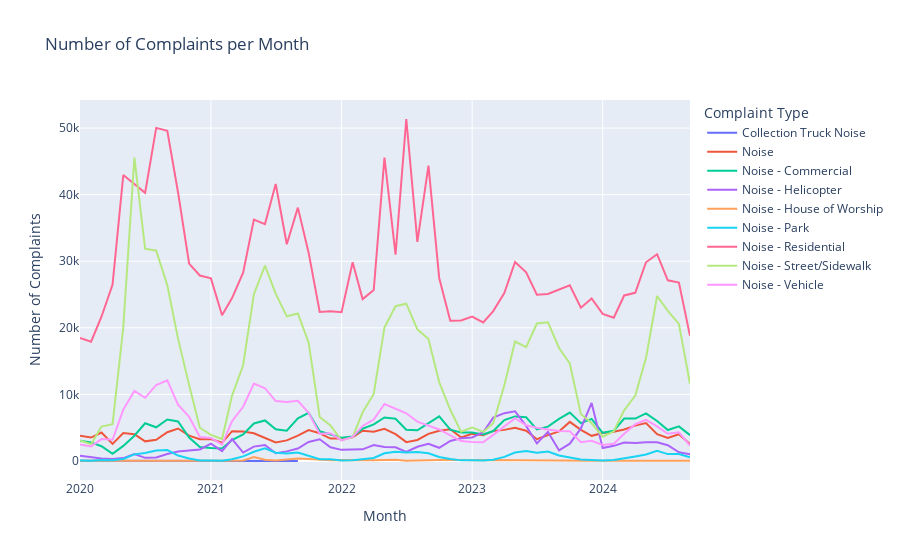

Notebook code for this chart:
### Code cell
# Convert 'Created Date' to datetime and then to monthly period
data.loc[:, 'Created Date'] = pd.to_datetime(data['Created Date']).dt.to_period('M')

# Group the data by 'Created Date' (monthly) and 'Complaint Type', counting the occurrences
complaint_data = data.groupby(['Created Date', 'Complaint Type']).size().unstack()

# Create the interactive line plot using plotly.express
fig = px.line(complaint_data, 
              x=complaint_data.index.astype(str),  # Convert monthly period to string for better x-axis labels
              y=complaint_data.columns,
              labels={'value': 'Number of Complaints', 'index': 'Month'},
              title='Number of Complaints per Month')

# Customize the layout for better display
fig.update_layout(xaxis_title='Month', yaxis_title='Number of Complaints')

# Show the plot
fig.show()

### Figure 1 — Plotly figure (JSON) as saved in the notebook; plotly's stock layout.template omitted (floating-point values rounded to 4 significant figures)
{"data": [{"hovertemplate": "Complaint Type=Collection Truck Noise<br>x=%{x}<br>Number of Complaints=%{y}<extra></extra>", "legendgroup": "Collection Truck Noise", "line": {"color": "#636efa", "dash": "solid"}, "marker": {"symbol": "circle"}, "mode": "lines", "name": "Collection Truck Noise", "orientation": "v", "showlegend": true, "type": "scatter", "x": ["2020-01", "2020-02", "2020-03", "2020-04", "2020-05", "2020-06", "2020-07", "2020-08", "2020-09", "2020-10", "2020-11", "2020-12", "2021-01", "2021-02", "2021-03", "2021-04", "2021-05", "2021-06", "2021-07", "2021-08", "2021-09", "2021-10", "2021-11", "2021-12", "2022-01", "2022-02", "2022-03", "2022-04", "2022-05", "2022-06", "2022-07", "2022-08", "2022-09", "2022-10", "2022-11", "2022-12", "2023-01", "2023-02", "2023-03", "2023-04", "2023-05", "2023-06", "2023-07", "2023-08", "2023-09", "2023-10", "2023-11", "2023-12", "2024-01", "2024-02", "2024-03", "2024-04", "2024-05", "2024-06", "2024-07", "2024-08", "2024-09"], "xaxis": "x", "y": [30, 23, 16, 18, 35, 48, 13, 20, 21, 42, 28, 20, 14, 11, 22, 25, 19, 14, 3, 7, 3, null, null, null, null, null, null, null, null, null, null, null, null, null, null, null, null, null, null, null, null, null, null, null, null, null, null, null, null, null, null, null, null, null, null, null, null], "yaxis": "y"}, {"hovertemplate": "Complaint Type=Noise<br>x=%{x}<br>Number of Complaints=%{y}<extra></extra>", "legendgroup": "Noise", "line": {"color": "#EF553B", "dash": "solid"}, "marker": {"symbol": "circle"}, "mode": "lines", "name": "Noise", "orientation": "v", "showlegend": true, "type": "scatter", "x": ["2020-01", "2020-02", "2020-03", "2020-04", "2020-05", "2020-06", "2020-07", "2020-08", "2020-09", "2020-10", "2020-11", "2020-12", "2021-01", "2021-02", "2021-03", "2021-04", "2021-05", "2021-06", "2021-07", "2021-08", "2021-09", "2021-10", "2021-11", "2021-12", "2022-01", "2022-02", "2022-03", "2022-04", "2022-05", "2022-06", "2022-07", "2022-08", "2022-09", "2022-10", "2022-11", "2022-12", "2023-01", "2023-02", "2023-03", "2023-04", "2023-05", "2023-06", "2023-07", "2023-08", "2023-09", "2023-10", "2023-11", "2023-12", "2024-01", "2024-02", "2024-03", "2024-04", "2024-05", "2024-06", "2024-07", "2024-08", "2024-09"], "xaxis": "x", "y": [3779, 3521, 4281, 2577, 4218, 4021, 2952, 3178, 4320, 4881, 3820, 3266, 3305, 2736, 4475, 4445, 4175, 3524, 2784, 3100, 3821, 4646, 4164, 3364, 3394, 3562, 4556, 4398, 4849, 4042, 2840, 3168, 4073, 4556, 4773, 3549, 4086, 3863, 4516, 4676, 5007, 4548, 3279, 3895, 4438, 5877, 4670, 3786, 4208, 4394, 4741, 5318, 5703, 4026, 3468, 4030, 2557], "yaxis": "y"}, {"hovertemplate": "Complaint Type=Noise - Commercial<br>x=%{x}<br>Number of Complaints=%{y}<extra></extra>", "legendgroup": "Noise - Commercial", "line": {"color": "#00cc96", "dash": "solid"}, "marker": {"symbol": "circle"}, "mode": "lines", "name": "Noise - Commercial", "orientation": "v", "showlegend": true, "type": "scatter", "x": ["2020-01", "2020-02", "2020-03", "2020-04", "2020-05", "2020-06", "2020-07", "2020-08", "2020-09", "2020-10", "2020-11", "2020-12", "2021-01", "2021-02", "2021-03", "2021-04", "2021-05", "2021-06", "2021-07", "2021-08", "2021-09", "2021-10", "2021-11", "2021-12", "2022-01", "2022-02", "2022-03", "2022-04", "2022-05", "2022-06", "2022-07", "2022-08", "2022-09", "2022-10", "2022-11", "2022-12", "2023-01", "2023-02", "2023-03", "2023-04", "2023-05", "2023-06", "2023-07", "2023-08", "2023-09", "2023-10", "2023-11", "2023-12", "2024-01", "2024-02", "2024-03", "2024-04", "2024-05", "2024-06", "2024-07", "2024-08", "2024-09"], "xaxis": "x", "y": [3053, 2804, 2222, 1073, 2270, 3805, 5675, 5066, 6241, 5945, 3536, 2089, 1950, 1879, 3156, 3983, 5633, 6093, 4770, 4552, 6398, 7244, 4459, 3991, 3501, 3675, 4847, 5500, 6542, 6349, 4710, 4608, 5722, 6711, 4701, 4274, 4298, 3993, 4504, 6154, 6700, 6563, 4739, 5167, 6316, 7271, 5688, 6320, 4237, 4552, 6376, 6380, 7160, 6013, 4655, 5203, 3885], "yaxis": "y"}, {"hovertemplate": "Complaint Type=Noise - Helicopter<br>x=%{x}<br>Number of Complaints=%{y}<extra></extra>", "legendgroup": "Noise - Helicopter", "line": {"color": "#ab63fa", "dash": "solid"}, "marker": {"symbol": "circle"}, "mode": "lines", "name": "Noise - Helicopter", "orientation": "v", "showlegend": true, "type": "scatter", "x": ["2020-01", "2020-02", "2020-03", "2020-04", "2020-05", "2020-06", "2020-07", "2020-08", "2020-09", "2020-10", "2020-11", "2020-12", "2021-01", "2021-02", "2021-03", "2021-04", "2021-05", "2021-06", "2021-07", "2021-08", "2021-09", "2021-10", "2021-11", "2021-12", "2022-01", "2022-02", "2022-03", "2022-04", "2022-05", "2022-06", "2022-07", "2022-08", "2022-09", "2022-10", "2022-11", "2022-12", "2023-01", "2023-02", "2023-03", "2023-04", "2023-05", "2023-06", "2023-07", "2023-08", "2023-09", "2023-10", "2023-11", "2023-12", "2024-01", "2024-02", "2024-03", "2024-04", "2024-05", "2024-06", "2024-07", "2024-08", "2024-09"], "xaxis": "x", "y": [811, 588, 371, 289, 438, 1060, 474, 539, 1065, 1443, 1541, 1739, 2615, 1480, 3292, 1275, 2166, 2415, 1158, 1446, 1881, 2857, 3271, 2060, 1677, 1740, 1755, 2412, 2097, 2062, 1362, 2134, 2571, 1988, 3004, 3416, 3536, 4324, 6517, 7187, 7459, 5269, 2642, 4369, 1589, 2605, 4896, 8724, 1945, 2281, 2777, 2710, 2833, 2808, 2382, 1317, 1033], "yaxis": "y"}, {"hovertemplate": "Complaint Type=Noise - House of Worship<br>x=%{x}<br>Number of Complaints=%{y}<extra></extra>", "legendgroup": "Noise - House of Worship", "line": {"color": "#FFA15A", "dash": "solid"}, "marker": {"symbol": "circle"}, "mode": "lines", "name": "Noise - House of Worship", "orientation": "v", "showlegend": true, "type": "scatter", "x": ["2020-01", "2020-02", "2020-03", "2020-04", "2020-05", "2020-06", "2020-07", "2020-08", "2020-09", "2020-10", "2020-11", "2020-12", "2021-01", "2021-02", "2021-03", "2021-04", "2021-05", "2021-06", "2021-07", "2021-08", "2021-09", "2021-10", "2021-11", "2021-12", "2022-01", "2022-02", "2022-03", "2022-04", "2022-05", "2022-06", "2022-07", "2022-08", "2022-09", "2022-10", "2022-11", "2022-12", "2023-01", "2023-02", "2023-03", "2023-04", "2023-05", "2023-06", "2023-07", "2023-08", "2023-09", "2023-10", "2023-11", "2023-12", "2024-01", "2024-02", "2024-03", "2024-04", "2024-05", "2024-06", "2024-07", "2024-08", "2024-09"], "xaxis": "x", "y": [26, 34, 46, 71, 59, 48, 34, 36, 66, 95, 50, 55, 41, 32, 32, 94, 601, 193, 61, 187, 388, 311, 164, 115, 169, 108, 75, 99, 162, 198, 56, 58, 113, 136, 198, 140, 111, 163, 145, 181, 162, 110, 53, 78, 77, 72, 48, 45, 50, 53, 68, 111, 112, 114, 67, 73, 51], "yaxis": "y"}, {"hovertemplate": "Complaint Type=Noise - Park<br>x=%{x}<br>Number of Complaints=%{y}<extra></extra>", "legendgroup": "Noise - Park", "line": {"color": "#19d3f3", "dash": "solid"}, "marker": {"symbol": "circle"}, "mode": "lines", "name": "Noise - Park", "orientation": "v", "showlegend": true, "type": "scatter", "x": ["2020-01", "2020-02", "2020-03", "2020-04", "2020-05", "2020-06", "2020-07", "2020-08", "2020-09", "2020-10", "2020-11", "2020-12", "2021-01", "2021-02", "2021-03", "2021-04", "2021-05", "2021-06", "2021-07", "2021-08", "2021-09", "2021-10", "2021-11", "2021-12", "2022-01", "2022-02", "2022-03", "2022-04", "2022-05", "2022-06", "2022-07", "2022-08", "2022-09", "2022-10", "2022-11", "2022-12", "2023-01", "2023-02", "2023-03", "2023-04", "2023-05", "2023-06", "2023-07", "2023-08", "2023-09", "2023-10", "2023-11", "2023-12", "2024-01", "2024-02", "2024-03", "2024-04", "2024-05", "2024-06", "2024-07", "2024-08", "2024-09"], "xaxis": "x", "y": [64, 49, 162, 118, 302, 997, 1221, 1573, 1645, 818, 393, 96, 71, 43, 278, 692, 1383, 1894, 1238, 1142, 1287, 810, 270, 255, 62, 121, 286, 463, 1167, 1387, 1286, 1354, 1157, 596, 303, 97, 118, 96, 200, 618, 1280, 1519, 1241, 1411, 839, 578, 234, 152, 84, 140, 360, 686, 992, 1528, 1037, 1050, 569], "yaxis": "y"}, {"hovertemplate": "Complaint Type=Noise - Residential<br>x=%{x}<br>Number of Complaints=%{y}<extra></extra>", "legendgroup": "Noise - Residential", "line": {"color": "#FF6692", "dash": "solid"}, "marker": {"symbol": "circle"}, "mode": "lines", "name": "Noise - Residential", "orientation": "v", "showlegend": true, "type": "scatter", "x": ["2020-01", "2020-02", "2020-03", "2020-04", "2020-05", "2020-06", "2020-07", "2020-08", "2020-09", "2020-10", "2020-11", "2020-12", "2021-01", "2021-02", "2021-03", "2021-04", "2021-05", "2021-06", "2021-07", "2021-08", "2021-09", "2021-10", "2021-11", "2021-12", "2022-01", "2022-02", "2022-03", "2022-04", "2022-05", "2022-06", "2022-07", "2022-08", "2022-09", "2022-10", "2022-11", "2022-12", "2023-01", "2023-02", "2023-03", "2023-04", "2023-05", "2023-06", "2023-07", "2023-08", "2023-09", "2023-10", "2023-11", "2023-12", "2024-01", "2024-02", "2024-03", "2024-04", "2024-05", "2024-06", "2024-07", "2024-08", "2024-09"], "xaxis": "x", "y": [18467, 17924, 21669, 26499, 42945, 41657, 40269, 50029, 49592, 40367, 29655, 27863, 27429, 21898, 24471, 28300, 36246, 35576, 41602, 32561, 38054, 31291, 22379, 22480, 22341, 29852, 24313, 25669, 45555, 31002, 51364, 32909, 44350, 27492, 21052, 21110, 21703, 20820, 22519, 25214, 29898, 28333, 24968, 25095, 25805, 26395, 23027, 24417, 22090, 21511, 24861, 25260, 29848, 31058, 27138, 26797, 18802], "yaxis": "y"}, {"hovertemplate": "Complaint Type=Noise - Street/Sidewalk<br>x=%{x}<br>Number of Complaints=%{y}<extra></extra>", "legendgroup": "Noise - Street/Sidewalk", "line": {"color": "#B6E880", "dash": "solid"}, "marker": {"symbol": "circle"}, "mode": "lines", "name": "Noise - Street/Sidewalk", "orientation": "v", "showlegend": true, "type": "scatter", "x": ["2020-01", "2020-02", "2020-03", "2020-04", "2020-05", "2020-06", "2020-07", "2020-08", "2020-09", "2020-10", "2020-11", "2020-12", "2021-01", "2021-02", "2021-03", "2021-04", "2021-05", "2021-06", "2021-07", "2021-08", "2021-09", "2021-10", "2021-11", "2021-12", "2022-01", "2022-02", "2022-03", "2022-04", "2022-05", "2022-06", "2022-07", "2022-08", "2022-09", "2022-10", "2022-11", "2022-12", "2023-01", "2023-02", "2023-03", "2023-04", "2023-05", "2023-06", "2023-07", "2023-08", "2023-09", "2023-10", "2023-11", "2023-12", "2024-01", "2024-02", "2024-03", "2024-04", "2024-05", "2024-06", "2024-07", "2024-08", "2024-09"], "xaxis": "x", "y": [3097, 2512, 5181, 5531, 20063, 45566, 31889, 31588, 26405, 18384, 11422, 4996, 3915, 3300, 9818, 14381, 25044, 29350, 25127, 21729, 22156, 17787, 6612, 5347, 3089, 3580, 7323, 10070, 20062, 23247, 23624, 19770, 18328, 11856, 7698, 4391, 5036, 4367, 5669, 11370, 17947, 17087, 20645, 20833, 16977, 14656, 7065, 5664, 3647, 4466, 7602, 9820, 15457, 24779, 22539, 20595, 11566], "yaxis": "y"}, {"hovertemplate": "Complaint Type=Noise - Vehicle<br>x=%{x}<br>Number of Complaints=%{y}<extra></extra>", "legendgroup": "Noise - Vehicle", "line": {"color": "#FF97FF", "dash": "solid"}, "marker": {"symbol": "circle"}, "mode": "lines", "name": "Noise - Vehicle", "orientation": "v", "showlegend": true, "type": "scatter", "x": ["2020-01", "2020-02", "2020-03", "2020-04", "2020-05", "2020-06", "2020-07", "2020-08", "2020-09", "2020-10", "2020-11", "2020-12", "2021-01", "2021-02", "2021-03", "2021-04", "2021-05", "2021-06", "2021-07", "2021-08", "2021-09", "2021-10", "2021-11", "2021-12", "2022-01", "2022-02", "2022-03", "2022-04", "2022-05", "2022-06", "2022-07", "2022-08", "2022-09", "2022-10", "2022-11", "2022-12", "2023-01", "2023-02", "2023-03", "2023-04", "2023-05", "2023-06", "2023-07", "2023-08", "2023-09", "2023-10", "2023-11", "2023-12", "2024-01", "2024-02", "2024-03", "2024-04", "2024-05", "2024-06", "2024-07", "2024-08", "2024-09"], "xaxis": "x", "y": [2495, 2202, 3293, 3194, 7723, 10522, 9493, 11422, 12119, 8457, 6651, 3597, 3461, 2474, 5979, 8149, 11637, 10932, 9002, 8867, 9053, 7249, 4078, 4184, 3103, 3631, 5264, 6220, 8559, 7892, 7170, 5909, 5330, 4740, 3867, 3004, 2848, 2822, 3932, 5201, 6437, 5377, 4983, 4720, 4520, 4468, 2836, 3049, 2415, 2580, 4094, 5523, 6169, 5194, 4085, 4318, 2303], "yaxis": "y"}], "layout": {"legend": {"title": {"text": "Complaint Type"}, "tracegroupgap": 0}, "title": {"text": "Number of Complaints per Month"}, "xaxis": {"anchor": "y", "domain": [0, 1], "title": {"text": "Month"}}, "yaxis": {"anchor": "x", "domain": [0, 1], "title": {"text": "Number of Complaints"}}}}
